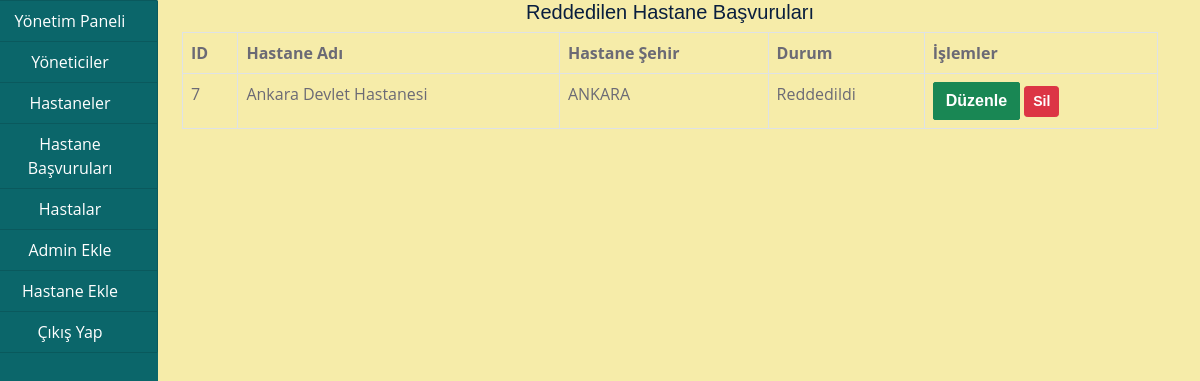
The page /admin/hastanereddedilen.php on the database its author committed.
### tables this page shows
CREATE TABLE `kullanici_hastane` (
  `id` int(11) NOT NULL,
  `hastane_adi` varchar(100) NOT NULL,
  `hastane_sifre` varchar(255) NOT NULL,
  `hastane_il` int(11) NOT NULL,
  `durum` varchar(100) NOT NULL
);

CREATE TABLE `il` (
  `il_id` int(11) NOT NULL,
  `il_adi` varchar(100) NOT NULL
);

### admin/hastanereddedilen.php (the view, shortened to what this page needs)
<?php
include ("../baglanti.php");
?>
<!DOCTYPE html>
<html lang="tr">
<head>
    <link href="assets/css/bootstrap.min.css" rel="stylesheet">
    <link href="assets/css/style.css" rel="stylesheet">
</head>
<body>
<div class="container-fluid">
    <div class="col-md-12">
        <div class="row">
            <div class="col-md-2" style="margin-left: -30px;">
                <?php include("menu.php"); ?>
            </div>
            <div class="col-md-10">
                <h5 class="text-center">Reddedilen Hastane Başvuruları</h5>
                <?php
                $hastane_sorgu = "
                SELECT kh.id, kh.hastane_adi, i.il_adi, kh.durum
                FROM kullanici_hastane kh
                JOIN il i ON kh.hastane_il = i.il_id
                WHERE kh.durum = 'Reddedildi'";
                $hastane_sorgu_sonuc = mysqli_query($baglanti, $hastane_sorgu);
                echo "
                <table class='table table-bordered'>
                <thead>
                    <tr>
                        <th>ID</th>
                        <th>Hastane Adı</th>
                        <th>Hastane Şehir</th>
                        <th>Durum</th>
                        <th>İşlemler</th>
                    </tr>
                </thead>
                <tbody>
                ";
                if (mysqli_num_rows($hastane_sorgu_sonuc) < 1) {
                    echo "
                    <tr>
                        <td colspan='5' class='text-center'>Reddedilen hastane başvurusu bulunamadı.</td>
                    </tr>";
                } else {
                    while ($hastane_veri_getir = mysqli_fetch_assoc($hastane_sorgu_sonuc)) {
                        echo "
                        <tr>
                            <td>{$hastane_veri_getir['id']}</td>
                            <td>{$hastane_veri_getir['hastane_adi']}</td>
                            <td>{$hastane_veri_getir['il_adi']}</td>
                            <td>{$hastane_veri_getir['durum']}</td>
                            <td>
                                <a href='hastaneduzenle.php?id={$hastane_veri_getir['id']}'>
                                    <button class='btn btn-success'>Düzenle</button>
                                </a>
                                <a href='hastanesil.php?id={$hastane_veri_getir['id']}' onclick=\"return confirm('Bu hastaneyi silmek istediğinizden emin misiniz?');\">
                                    <button class='btn btn-danger btn-sm'>Sil</button>
                                </a>
                            </td>
                        </tr>
                        ";
                    }
                }
                echo "</tbody></table>";
                ?>
            </div>
        </div>
    </div>
</div>
</body>
</html>

### admin/assets/css/style.css (style rules this page uses)
:root { --primary: #0B666A; --secondary: #F57E57; --light: #F6ECA9; --dark: #071952; }
h5, h6, .font-weight-medium { font-weight: 500 !important; }
.btn { font-family: 'Jost', sans-serif; font-weight: 600; transition: .5s; }

### rows shown on the page
kullanici_hastane: id "7", hastane_adi "Ankara Devlet Hastanesi", hastane_il.il_adi "ANKARA", durum "Reddedildi"
